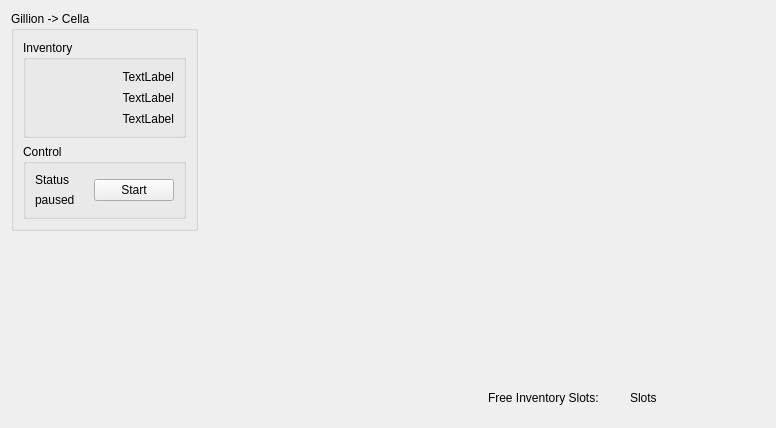
     <widget class="QWidget" name="auto_crafting">
      <attribute name="title">
       <string>Auto Crafting</string>
      </attribute>
      <layout class="QGridLayout" name="gridLayout_12">
       <item row="0" column="0">
        <widget class="QGroupBox" name="groupBox_9">
         <property name="title">
          <string>Gillion -&gt; Cella</string>
         </property>
         <layout class="QVBoxLayout" name="verticalLayout_2">
          <item>
           <widget class="QGroupBox" name="groupBox_11">
            <property name="title">
             <string>Inventory</string>
            </property>
            <layout class="QVBoxLayout" name="verticalLayout">
             <item>
              <layout class="QFormLayout" name="formLayout">
               <item row="0" column="0">
                <widget class="QLabel" name="label_8">
                 <property name="sizePolicy">
                  <sizepolicy hsizetype="Preferred" vsizetype="Minimum">
                   <horstretch>0</horstretch>
                   <verstretch>0</verstretch>
                  </sizepolicy>
                 </property>
                 <property name="minimumSize">
                  <size>
                   <width>15</width>
                   <height>15</height>
                  </size>
                 </property>
                 <property name="maximumSize">
                  <size>
                   <width>25</width>
                   <height>25</height>
                  </size>
                 </property>
                 <property name="text">
                  <string/>
                 </property>
                 <property name="pixmap">
                  <pixmap resource="images.qrc">:/icons/ressources/1013.png</pixmap>
                 </property>
                 <property name="scaledContents">
                  <bool>true</bool>
                 </property>
                </widget>
               </item>
               <item row="0" column="1">
                <widget class="QLabel" name="inv_gillion">
                 <property name="text">
                  <string>TextLabel</string>
                 </property>
                 <property name="alignment">
                  <set>Qt::AlignRight|Qt::AlignTrailing|Qt::AlignVCenter</set>
                 </property>
                </widget>
               </item>
               <item row="1" column="0">
                <widget class="QLabel" name="label_9">
                 <property name="minimumSize">
                  <size>
                   <width>15</width>
                   <height>15</height>
                  </size>
                 </property>
                 <property name="maximumSize">
                  <size>
                   <width>25</width>
                   <height>25</height>
                  </size>
                 </property>
                 <property name="text">
                  <string/>
                 </property>
                 <property name="pixmap">
                  <pixmap resource="images.qrc">:/icons/ressources/1014.png</pixmap>
                 </property>
                 <property name="scaledContents">
                  <bool>true</bool>
                 </property>
                </widget>
               </item>
               <item row="1" column="1">
                <widget class="QLabel" name="inv_cella">
                 <property name="text">
                  <string>TextLabel</string>
                 </property>
                 <property name="alignment">
                  <set>Qt::AlignRight|Qt::AlignTrailing|Qt::AlignVCenter</set>
                 </property>
                </widget>
               </item>
               <item row="2" column="0" colspan="2">
                <layout class="QGridLayout" name="gridLayout_8">
                 <item row="0" column="3">
                  <widget class="QLabel" name="inv_flasks">
                   <property name="text">
                    <string>TextLabel</string>
                   </property>
                   <property name="alignment">
                    <set>Qt::AlignRight|Qt::AlignTrailing|Qt::AlignVCenter</set>
                   </property>
                  </widget>
                 </item>
                 <item row="0" column="0">
                  <widget class="QLabel" name="label_10">
                   <property name="minimumSize">
                    <size>
                     <width>15</width>
                     <height>15</height>
                    </size>
                   </property>
                   <property name="maximumSize">
                    <size>
                     <width>25</width>
                     <height>25</height>
                    </size>
                   </property>
                   <property name="text">
                    <string/>
                   </property>
                   <property name="pixmap">
                    <pixmap resource="images.qrc">:/icons/ressources/1036.png</pixmap>
                   </property>
                   <property name="scaledContents">
                    <bool>true</bool>
                   </property>
                  </widget>
                 </item>
                 <item row="0" column="2">
                  <widget class="QLabel" name="label_12">
                   <property name="minimumSize">
                    <size>
                     <width>15</width>
                     <height>15</height>
                    </size>
                   </property>
                   <property name="maximumSize">
                    <size>
                     <width>25</width>
                     <height>25</height>
                    </size>
                   </property>
                   <property name="text">
                    <string/>
                   </property>
                   <property name="pixmap">
                    <pixmap resource="images.qrc">:/icons/ressources/1038.png</pixmap>
                   </property>
                   <property name="scaledContents">
                    <bool>true</bool>
                   </property>
                  </widget>
                 </item>
                 <item row="0" column="1">
                  <widget class="QLabel" name="label_11">
                   <property name="minimumSize">
                    <size>
                     <width>15</width>
                     <height>15</height>
                    </size>
                   </property>
                   <property name="maximumSize">
                    <size>
                     <width>25</width>
                     <height>25</height>
                    </size>
                   </property>
                   <property name="text">
                    <string/>
                   </property>
                   <property name="pixmap">
                    <pixmap resource="images.qrc">:/icons/ressources/1037.png</pixmap>
                   </property>
                   <property name="scaledContents">
                    <bool>true</bool>
                   </property>
                  </widget>
                 </item>
                </layout>
               </item>
              </layout>
             </item>
            </layout>
           </widget>
          </item>
          <item>
           <widget class="QGroupBox" name="groupBox_10">
            <property name="title">
             <string>Control</string>
            </property>
            <layout class="QGridLayout" name="gridLayout_7">
             <item row="0" column="0">
              <widget class="QLabel" name="label_7">
               <property name="text">
                <string>Status</string>
               </property>
              </widget>
             </item>
             <item row="0" column="1" rowspan="2">
              <widget class="QPushButton" name="crafting_start">
               <property name="text">
                <string>Start</string>
               </property>
              </widget>
             </item>
             <item row="1" column="0">
              <widget class="QLabel" name="crafting_status">
               <property name="text">
                <string>paused</string>
               </property>
              </widget>
             </item>
            </layout>
           </widget>
          </item>
         </layout>
        </widget>
       </item>
       <item row="0" column="1" colspan="2">
        <spacer name="horizontalSpacer_2">
         <property name="orientation">
          <enum>Qt::Horizontal</enum>
         </property>
         <property name="sizeHint" stdset="0">
          <size>
           <width>561</width>
           <height>195</height>
          </size>
         </property>
        </spacer>
       </item>
       <item row="1" column="0">
        <spacer name="verticalSpacer_3">
         <property name="orientation">
          <enum>Qt::Vertical</enum>
         </property>
         <property name="sizeHint" stdset="0">
          <size>
           <width>20</width>
           <height>40</height>
          </size>
         </property>
        </spacer>
       </item>
       <item row="1" column="2">
        <spacer name="verticalSpacer_5">
         <property name="orientation">
          <enum>Qt::Vertical</enum>
         </property>
         <property name="sizeHint" stdset="0">
          <size>
           <width>17</width>
           <height>142</height>
          </size>
         </property>
        </spacer>
       </item>
       <item row="2" column="0" colspan="2">
        <spacer name="horizontalSpacer_3">
         <property name="orientation">
          <enum>Qt::Horizontal</enum>
         </property>
         <property name="sizeHint" stdset="0">
          <size>
           <width>471</width>
           <height>38</height>
          </size>
         </property>
        </spacer>
       </item>
       <item row="2" column="2">
        <layout class="QHBoxLayout" name="horizontalLayout_7">
         <item>
          <widget class="QLabel" name="label_16">
           <property name="text">
            <string>Free Inventory Slots:</string>
           </property>
          </widget>
         </item>
         <item>
          <widget class="QLabel" name="freeInvSlots">
           <property name="text">
            <string>Slots</string>
           </property>
          </widget>
         </item>
        </layout>
       </item>
      </layout>
     </widget>
